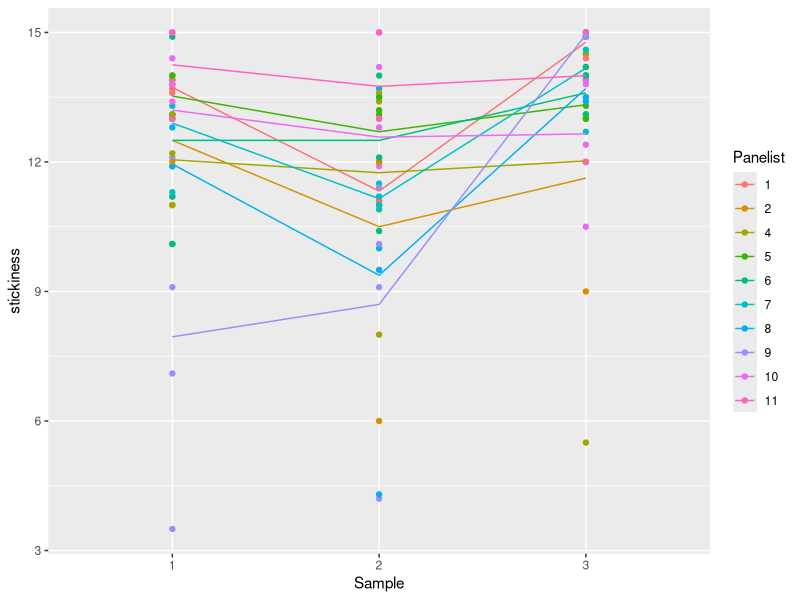
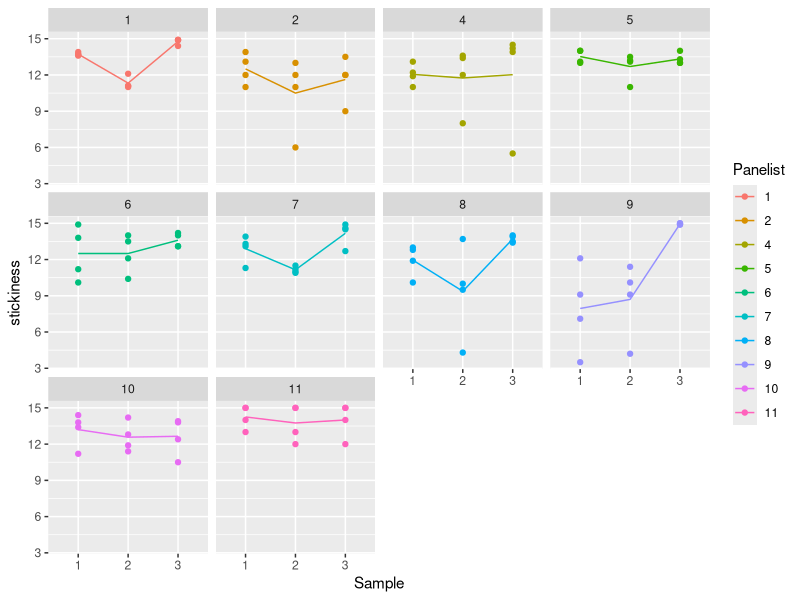

Write the R code that produced these figures, in order.
#Discussion 6 (2-way ANOVA with interaction) -----------------------------
library(readxl)
liquids <- read_excel("Week 6/liquids.xlsx")

# Making Factors, Factors -------------------------------------------------
#Since we are looking at categorical predictors we need to have that reflected in the code
library(tidyverse)
str(liquids) #Check the structure of the data
liquids[,c(1:4)] <- lapply(liquids[,c(1:4)], as.factor)
str(liquids) #Check the structure again


# ANOVA -------------------------------------------------------------------
# Refresher - 1-way ANOVA
model1 <- lm(thickness~Sample, data = liquids)
anova(model1)

# 2-way ANOVA
model2 <- lm(thickness~Sample+Panelist, liquids)
anova(model2)

# 2-way ANOVA with interaction
model2int <- lm(thickness~Sample*Panelist, liquids)
anova(model2int)




# Visualizing interactions ------------------------------------------------
library(ggplot2)
a <- 
  liquids %>% 
  ggplot(aes(x=Sample, y=stickiness, group=Panelist, color=Panelist)) + 
  geom_point() +
  stat_summary(aes(y = stickiness, group=Panelist, color=Panelist), fun=mean, geom="line")

#Separating Data by panelist using facet_wrap function
a1 <- a + facet_wrap(~Panelist)
